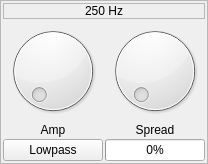
                     <widget class="QFrame" name="frame_24">
                      <property name="frameShape">
                       <enum>QFrame::StyledPanel</enum>
                      </property>
                      <layout class="QGridLayout" name="gridLayout_101">
                       <property name="leftMargin">
                        <number>2</number>
                       </property>
                       <property name="topMargin">
                        <number>2</number>
                       </property>
                       <property name="rightMargin">
                        <number>2</number>
                       </property>
                       <property name="bottomMargin">
                        <number>2</number>
                       </property>
                       <property name="spacing">
                        <number>2</number>
                       </property>
                       <item row="1" column="0">
                        <layout class="QVBoxLayout" name="verticalLayout_53">
                         <item>
                          <widget class="QDial" name="amp_dial_8">
                           <property name="minimum">
                            <number>0</number>
                           </property>
                           <property name="maximum">
                            <number>200</number>
                           </property>
                          </widget>
                         </item>
                         <item>
                          <widget class="QLabel" name="label_126">
                           <property name="text">
                            <string>Amp</string>
                           </property>
                           <property name="alignment">
                            <set>Qt::AlignCenter</set>
                           </property>
                          </widget>
                         </item>
                        </layout>
                       </item>
                       <item row="1" column="1">
                        <layout class="QVBoxLayout" name="verticalLayout_54">
                         <item>
                          <widget class="QDial" name="spread_dial_8">
                           <property name="minimum">
                            <number>1</number>
                           </property>
                           <property name="maximum">
                            <number>500</number>
                           </property>
                          </widget>
                         </item>
                         <item>
                          <widget class="QLabel" name="label_127">
                           <property name="text">
                            <string>Spread</string>
                           </property>
                           <property name="alignment">
                            <set>Qt::AlignCenter</set>
                           </property>
                          </widget>
                         </item>
                        </layout>
                       </item>
                       <item row="2" column="0">
                        <widget class="QPushButton" name="filter_type_btm_8">
                         <property name="text">
                          <string>Lowpass</string>
                         </property>
                        </widget>
                       </item>
                       <item row="2" column="1">
                        <widget class="QProgressBar" name="spread_bar_8">
                         <property name="minimum">
                          <number>1</number>
                         </property>
                         <property name="maximum">
                          <number>500</number>
                         </property>
                         <property name="value">
                          <number>1</number>
                         </property>
                         <property name="alignment">
                          <set>Qt::AlignCenter</set>
                         </property>
                        </widget>
                       </item>
                       <item row="0" column="0" colspan="2">
                        <widget class="QLabel" name="label_128">
                         <property name="frameShape">
                          <enum>QFrame::StyledPanel</enum>
                         </property>
                         <property name="text">
                          <string>250 Hz</string>
                         </property>
                         <property name="alignment">
                          <set>Qt::AlignCenter</set>
                         </property>
                        </widget>
                       </item>
                      </layout>
                     </widget>
